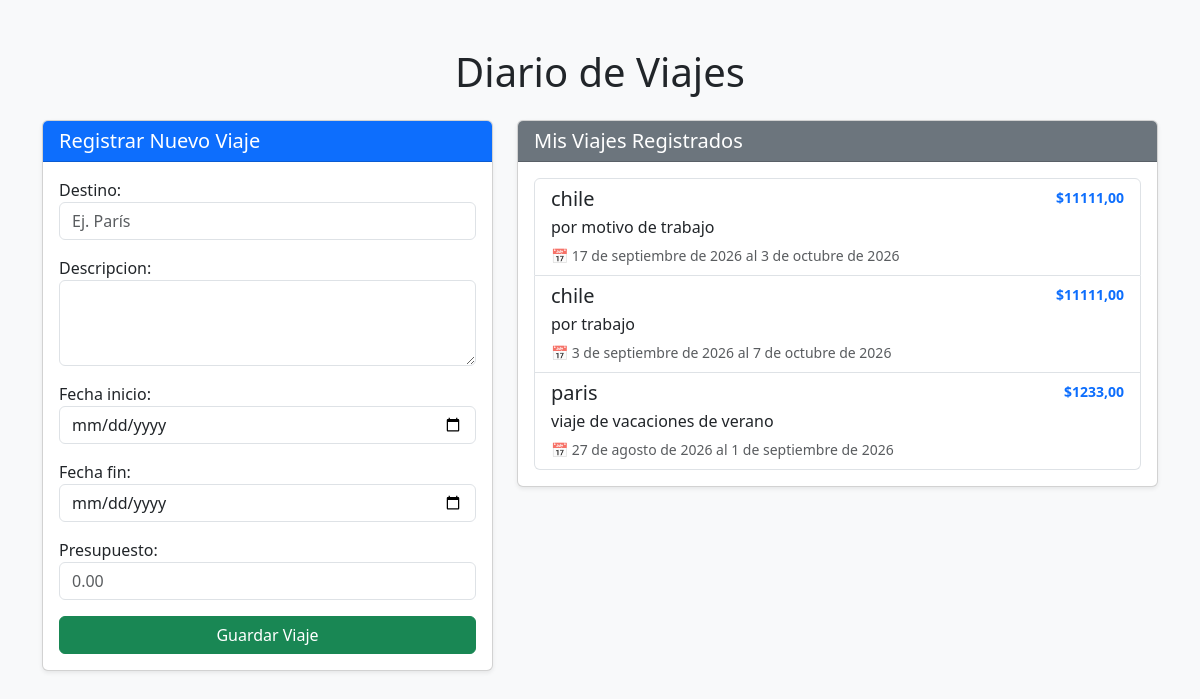
The page / on the database its author committed.
### viajes/models.py (models this page shows, shortened)
class Viaje(models.Model):
    user = models.ForeignKey(User, on_delete=models.CASCADE, null=True, blank=True)
    destino = models.CharField(max_length=100)
    descripcion = models.TextField()
    fecha_inicio = models.DateField()
    fecha_fin = models.DateField()
    presupuesto = models.DecimalField(max_digits=10, decimal_places=2)

### viajes/views.py (the view)
# urls.py: path('', views.lista_viajes, name='lista_viajes'),
def lista_viajes(request):
    if request.method == 'POST':
        form = ViajeForm(request.POST)
        if form.is_valid():
            form.save()
            return redirect('lista_viajes')
    else:
        form = ViajeForm()
    viajes = Viaje.objects.all().order_by('-fecha_inicio')
    return render(request, 'viajes/lista_viajes.html', {'form': form, 'viajes': viajes})

### viajes/forms.py
class ViajeForm(forms.ModelForm):
    class Meta:
        model = Viaje
        fields = ['destino', 'descripcion', 'fecha_inicio', 'fecha_fin', 'presupuesto']
        widgets = {
            'destino': forms.TextInput(attrs={'class': 'form-control', 'placeholder': 'Ej. París'}),
            'descripcion': forms.Textarea(attrs={'class': 'form-control', 'rows': 3}),
            'fecha_inicio': forms.DateInput(attrs={'class': 'form-control', 'type': 'date'}),
            'fecha_fin': forms.DateInput(attrs={'class': 'form-control', 'type': 'date'}),
            'presupuesto': forms.NumberInput(attrs={'class': 'form-control', 'placeholder': '0.00'}),
        }

### diario_viajes/viajes/templates/viajes/lista_viajes.html (shortened to what this page needs)
<!DOCTYPE html>
<html lang="es">
<head>
    <link href="https://cdn.jsdelivr.net/npm/bootstrap@5.3.0/dist/css/bootstrap.min.css" rel="stylesheet">
</head>
<body class="bg-light">
    <div class="container py-5">
        <h1 class="text-center mb-4"> Diario de Viajes</h1>
        <div class="row">
            <div class="col-md-5 mb-4">
                <div class="card shadow-sm">
                    <div class="card-header bg-primary text-white">
                        <h5 class="card-title mb-0">Registrar Nuevo Viaje</h5>
                    </div>
                    <div class="card-body">
                        <form method="post">
                            {{ form.as_p }}
                            <button type="submit" class="btn btn-success w-100">Guardar Viaje</button>
                        </form>
                    </div>
                </div>
            </div>
            <div class="col-md-7">
                <div class="card shadow-sm">
                    <div class="card-header bg-secondary text-white">
                        <h5 class="card-title mb-0">Mis Viajes Registrados</h5>
                    </div>
                    <div class="card-body">
                        {% if viajes %}
                            <div class="list-group">
                                {% for viaje in viajes %}
                                    <div class="list-group-item">
                                        <div class="d-flex w-100 justify-content-between">
                                            <h5 class="mb-1">{{ viaje.destino }}</h5>
                                            <small class="text-primary fw-bold">${{ viaje.presupuesto }}</small>
                                        </div>
                                        <p class="mb-1">{{ viaje.descripcion }}</p>
                                        <small class="text-muted">📅 {{ viaje.fecha_inicio }} al {{ viaje.fecha_fin }}</small>
                                    </div>
                                {% endfor %}
                            </div>
                        {% else %}
                            <p class="text-muted text-center my-3">No hay viajes registrados aún.</p>
                        {% endif %}
                    </div>
                </div>
            </div>
        </div>
    </div>
</body>
</html>

### rows shown on the page
Viaje: destino "chile", presupuesto "11111,00", descripcion "por motivo de trabajo", fecha_inicio "17 de septiembre de 2026", fecha_fin "3 de octubre de 2026"
Viaje: destino "chile", presupuesto "11111,00", descripcion "por trabajo", fecha_inicio "3 de septiembre de 2026", fecha_fin "7 de octubre de 2026"
Viaje: destino "paris", presupuesto "1233,00", descripcion "viaje de vacaciones de verano", fecha_inicio "27 de agosto de 2026", fecha_fin "1 de septiembre de 2026"
